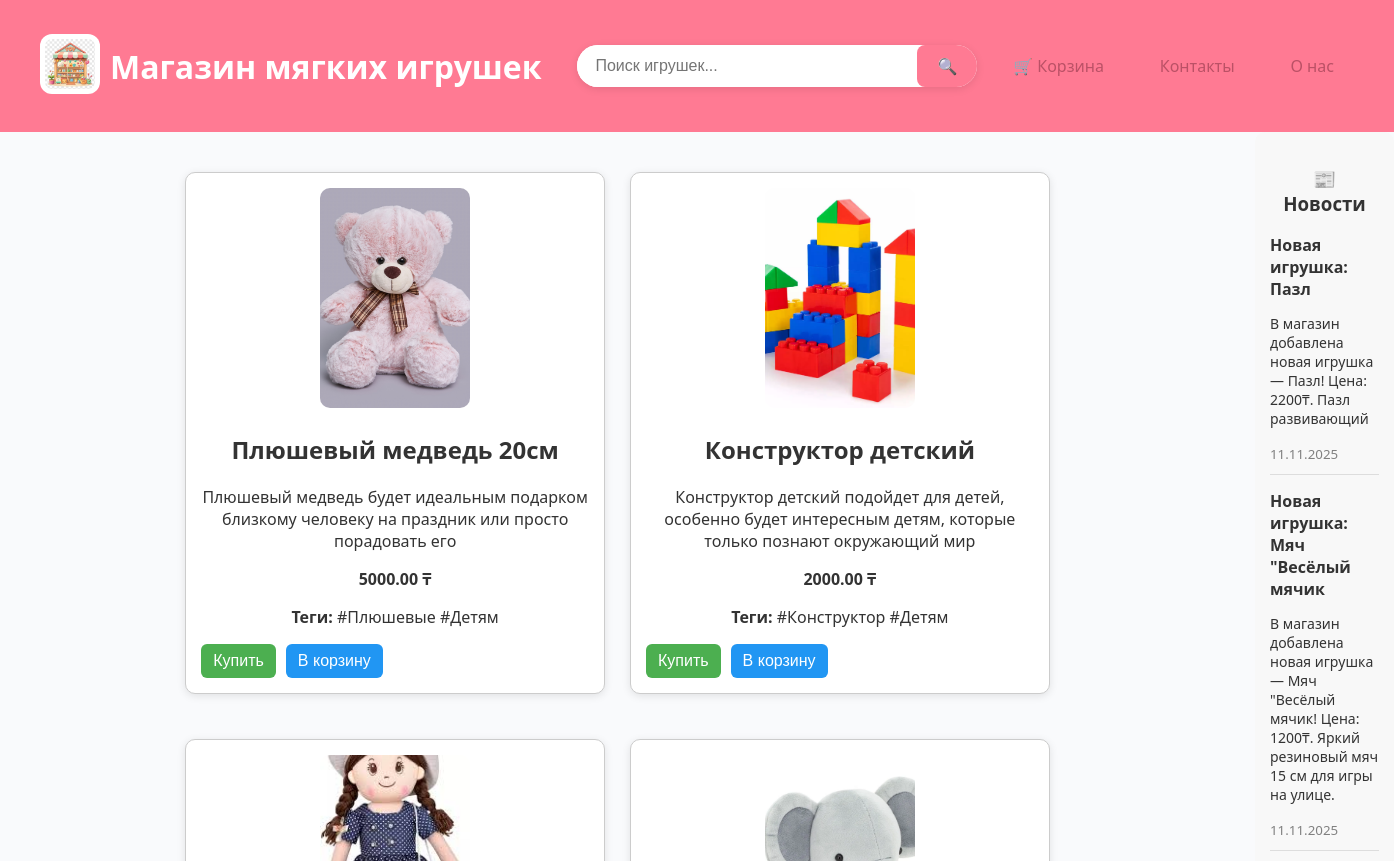
Before: / (upper part) with the older database file.
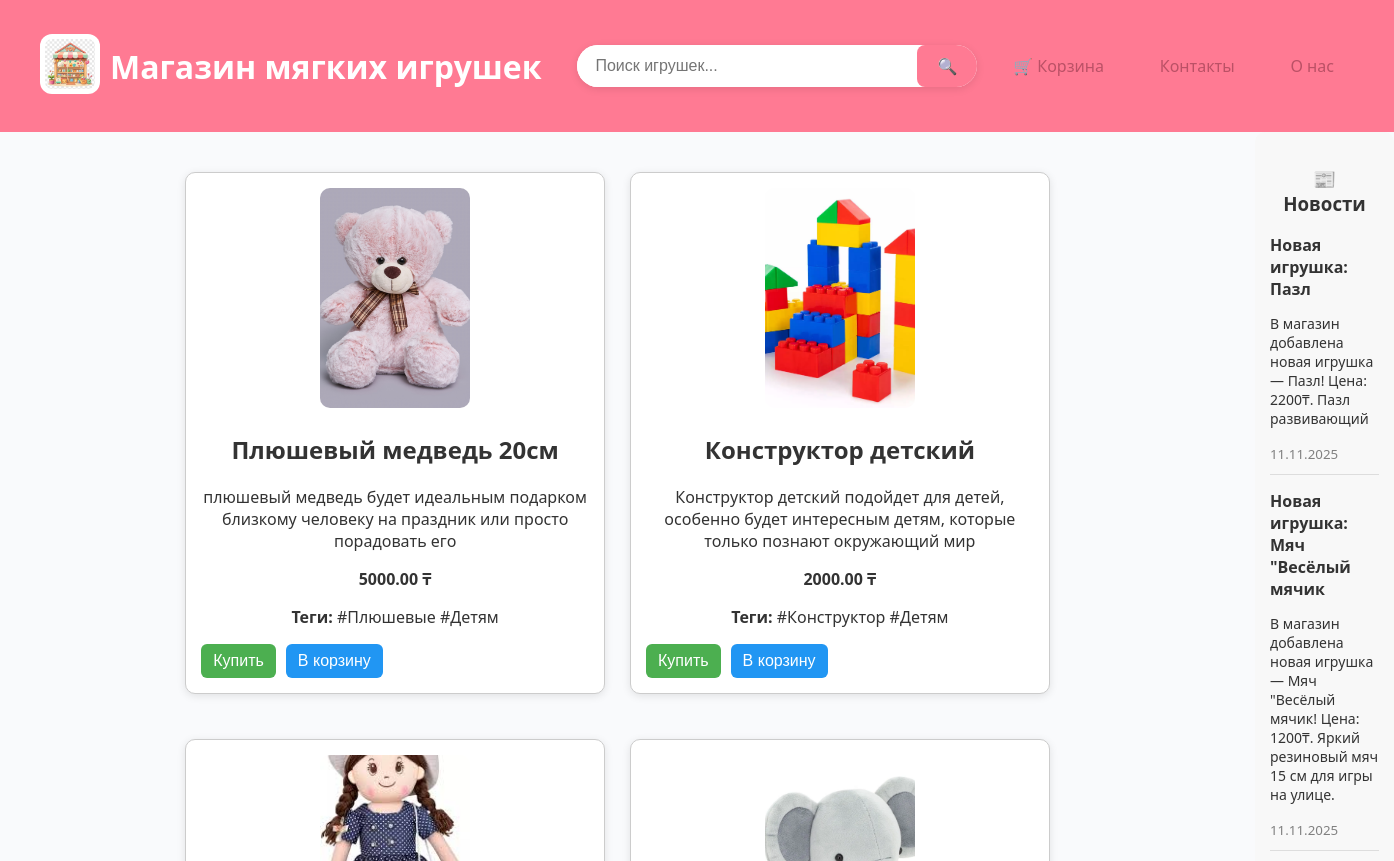
After: the same page with the newer database file.
### main/models.py (models this page shows, shortened)
class Toy(models.Model):
    name = models.CharField(max_length=100, verbose_name="Название")
    description = models.TextField(verbose_name="Описание")
    price = models.DecimalField(max_digits=8, decimal_places=2, verbose_name="Цена")
    image = models.ImageField(upload_to='toys/', verbose_name="Фото")
    tags = models.ManyToManyField('Tag', blank=True, related_name='toys', verbose_name="Теги")

### main/views.py (the view, shortened to what this page needs)
# urls.py: path('', views.home, name='home'),
def home(request):
    query = request.GET.get('q', '').strip().lower()
    tag = request.GET.get('tag', '').strip()
    toys = Toy.objects.all()
    if tag:
        toys = toys.filter(tags__name__iexact=tag).distinct()
    news_list = News.objects.order_by('-created_at')[:3]
    return render(request, 'main/home.html', {
        'toys': toys,
        'query': query,
        'tag': tag,
        'news_list': news_list,
    })

### templates/main/home.html (shortened to what this page needs)
{% load static %}
<!DOCTYPE html>
<html lang="ru">
<head>
    <link rel="stylesheet" href="{% static 'style.css' %}">
</head>
<body>
    <header>
    <div class="header-left">
        <a href="{% url 'home' %}"><img src="{% static 'logo.png' %}" alt="Логотип" class="logo"></a>
        <h1>Магазин мягких игрушек</h1>
    </div>
    <div class="search-container">
    <form method="get" action="">
        <input
            type="text"
            name="q"
            placeholder="Поиск игрушек..."
            value="{{ query|default_if_none:'' }}">
        <button type="submit">🔍</button>
    </form>
</div>
    <a href="{% url 'cart' %}" style="float: right; margin-right: 20px;">🛒 Корзина</a>
    <a href="{% url 'contact' %}" style="float: right; margin-right: 20px;">Контакты</a>
    <a href="{% url 'about' %}" style="float: right; margin-right: 20px;">О нас</a>
</header>
<main style="display: flex; justify-content: space-between; align-items: flex-start; gap: 20px;">
<main style="display: flex; justify-content: space-between; align-items: flex-start; gap: 20px;">
    <div class="toy-list" style="width: 70%;">
        {% if toys %}
            {% for toy in toys %}
            <div class="toy-card" style="border: 1px solid #ccc; border-radius: 10px; padding: 15px; margin-bottom: 20px;">
                <img src="{{ toy.image.url }}" alt="{{ toy.name }}" style="max-width: 150px; border-radius: 10px;">
                <h2>{{ toy.name }}</h2>
                <p>{{ toy.description }}</p>
                <p><strong>{{ toy.price }} ₸</strong></p>
                {% if toy.tags.all %}
                    <p>
                        <strong>Теги:</strong>
                        {% for tag in toy.tags.all %}
                            <span class="tag">#{{ tag.name }}</span>
                        {% endfor %}
                    </p>
                {% endif %}
                <div class="toy-buttons" style="display: flex; gap: 10px; margin-top: 10px;">
                    <form action="{% url 'buy_now' toy.id %}" method="post">
                        <button type="submit"
                                style="padding: 8px 12px; background: #4CAF50; color: white; border: none; border-radius: 6px; cursor: pointer;">
                            Купить
                        </button>
                    </form>
                    <form action="{% url 'add_to_cart' toy.id %}" method="post">
                        <button type="submit"
                                style="padding: 8px 12px; background: #2196F3; color: white; border: none; border-radius: 6px; cursor: pointer;">
                            В корзину
                        </button>
                    </form>
                </div>
            </div>
            {% endfor %}
        {% endif %}
    </div>
</main>
</body>
</html>
    <aside class="news-section" style="width: 25%; background: #f8f8f8; padding: 15px; border-radius: 10px;">
        {% if news_list %}
        <h3 style="text-align:center;">📰 Новости</h3>
        {% for news in news_list %}
            <div class="news-item" style="margin-bottom: 15px; border-bottom: 1px solid #ddd; padding-bottom: 10px;">
                <h4 style="margin: 0;">{{ news.title }}</h4>
                <p style="font-size: 14px;">{{ news.content|truncatewords:20 }}</p>
                <small style="color: gray;">{{ news.created_at|date:"d.m.Y" }}</small>
            </div>
        {% empty %}
            <p>Пока нет новостей.</p>
        {% endfor %}
        {% endif %}
    </aside>
</body>
</html>

Changed rows visible on the page:
changed Toy "Плюшевый медведь 20см": description "Плюшевый медведь будет идеальным подарком близкому человеку на праздник или просто порадовать его" → "плюшевый медведь будет идеальным подарком близкому человеку на праздник или просто порадовать его"
